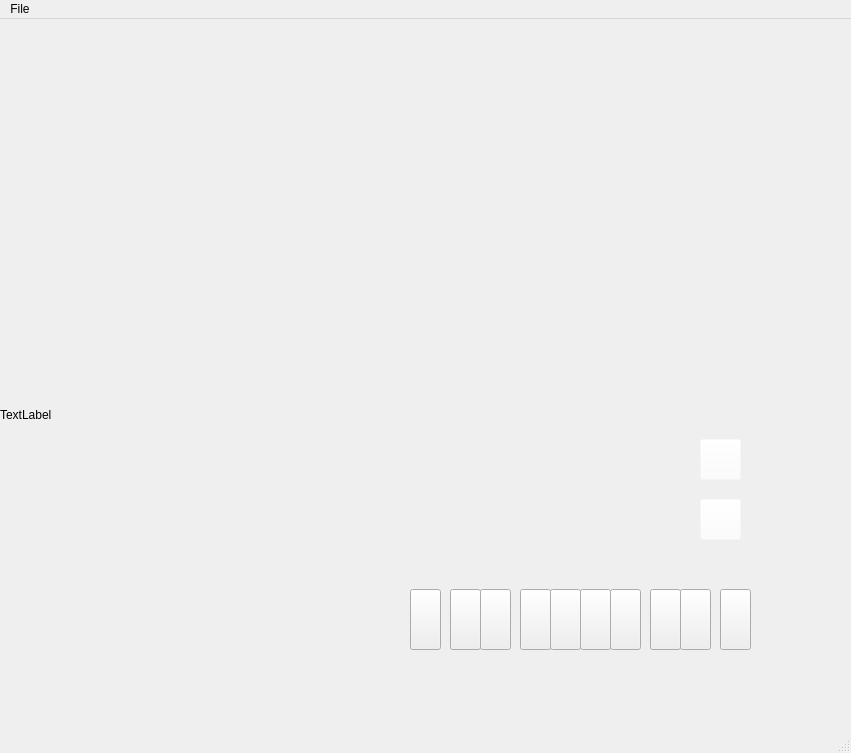
<?xml version="1.0" encoding="UTF-8"?>
<ui version="4.0">
 <class>MainWindow</class>
 <widget class="QMainWindow" name="MainWindow">
  <property name="enabled">
   <bool>true</bool>
  </property>
  <property name="geometry">
   <rect>
    <x>0</x>
    <y>0</y>
    <width>851</width>
    <height>753</height>
   </rect>
  </property>
  <property name="windowTitle">
   <string>MainWindow</string>
  </property>
  <property name="styleSheet">
   <string notr="true"/>
  </property>
  <widget class="QWidget" name="centralwidget">
   <widget class="QPushButton" name="sw9">
    <property name="geometry">
     <rect>
      <x>410</x>
      <y>570</y>
      <width>31</width>
      <height>61</height>
     </rect>
    </property>
    <property name="styleSheet">
     <string notr="true">background-image: url(:/de10 resource/InverseSW.png);</string>
    </property>
    <property name="text">
     <string/>
    </property>
    <property name="checkable">
     <bool>true</bool>
    </property>
    <property name="autoExclusive">
     <bool>true</bool>
    </property>
   </widget>
   <widget class="QPushButton" name="sw8">
    <property name="geometry">
     <rect>
      <x>450</x>
      <y>570</y>
      <width>31</width>
      <height>61</height>
     </rect>
    </property>
    <property name="styleSheet">
     <string notr="true">background-image: url(:/de10 resource/InverseSW.png);</string>
    </property>
    <property name="text">
     <string/>
    </property>
    <property name="checkable">
     <bool>true</bool>
    </property>
   </widget>
   <widget class="QPushButton" name="sw7">
    <property name="geometry">
     <rect>
      <x>480</x>
      <y>570</y>
      <width>31</width>
      <height>61</height>
     </rect>
    </property>
    <property name="styleSheet">
     <string notr="true">background-image: url(:/de10 resource/InverseSW.png);</string>
    </property>
    <property name="text">
     <string/>
    </property>
    <property name="checkable">
     <bool>true</bool>
    </property>
   </widget>
   <widget class="QPushButton" name="sw6">
    <property name="geometry">
     <rect>
      <x>520</x>
      <y>570</y>
      <width>31</width>
      <height>61</height>
     </rect>
    </property>
    <property name="styleSheet">
     <string notr="true">background-image: url(:/de10 resource/InverseSW.png);</string>
    </property>
    <property name="text">
     <string/>
    </property>
    <property name="checkable">
     <bool>true</bool>
    </property>
   </widget>
   <widget class="QPushButton" name="sw5">
    <property name="geometry">
     <rect>
      <x>550</x>
      <y>570</y>
      <width>31</width>
      <height>61</height>
     </rect>
    </property>
    <property name="styleSheet">
     <string notr="true">background-image: url(:/de10 resource/InverseSW.png);</string>
    </property>
    <property name="text">
     <string/>
    </property>
    <property name="checkable">
     <bool>true</bool>
    </property>
   </widget>
   <widget class="QPushButton" name="sw4">
    <property name="geometry">
     <rect>
      <x>580</x>
      <y>570</y>
      <width>31</width>
      <height>61</height>
     </rect>
    </property>
    <property name="styleSheet">
     <string notr="true">background-image: url(:/de10 resource/InverseSW.png);</string>
    </property>
    <property name="text">
     <string/>
    </property>
    <property name="checkable">
     <bool>true</bool>
    </property>
   </widget>
   <widget class="QPushButton" name="sw3">
    <property name="geometry">
     <rect>
      <x>610</x>
      <y>570</y>
      <width>31</width>
      <height>61</height>
     </rect>
    </property>
    <property name="styleSheet">
     <string notr="true">background-image: url(:/de10 resource/InverseSW.png);</string>
    </property>
    <property name="text">
     <string/>
    </property>
    <property name="checkable">
     <bool>true</bool>
    </property>
   </widget>
   <widget class="QPushButton" name="sw2">
    <property name="geometry">
     <rect>
      <x>650</x>
      <y>570</y>
      <width>31</width>
      <height>61</height>
     </rect>
    </property>
    <property name="styleSheet">
     <string notr="true">background-image: url(:/de10 resource/InverseSW.png);</string>
    </property>
    <property name="text">
     <string/>
    </property>
    <property name="checkable">
     <bool>true</bool>
    </property>
   </widget>
   <widget class="QPushButton" name="sw1">
    <property name="geometry">
     <rect>
      <x>680</x>
      <y>570</y>
      <width>31</width>
      <height>61</height>
     </rect>
    </property>
    <property name="styleSheet">
     <string notr="true">background-image: url(:/de10 resource/InverseSW.png);</string>
    </property>
    <property name="text">
     <string/>
    </property>
    <property name="checkable">
     <bool>true</bool>
    </property>
   </widget>
   <widget class="QPushButton" name="sw0">
    <property name="geometry">
     <rect>
      <x>720</x>
      <y>570</y>
      <width>31</width>
      <height>61</height>
     </rect>
    </property>
    <property name="styleSheet">
     <string notr="true">background-image: url(:/de10 resource/InverseSW.png);</string>
    </property>
    <property name="text">
     <string/>
    </property>
    <property name="checkable">
     <bool>true</bool>
    </property>
   </widget>
   <widget class="QPushButton" name="btnkey1">
    <property name="geometry">
     <rect>
      <x>700</x>
      <y>480</y>
      <width>41</width>
      <height>41</height>
     </rect>
    </property>
    <property name="styleSheet">
     <string notr="true">background-image: url(:/de10 resource/clear.png);
background-color: rgba(255, 255, 255, 0);</string>
    </property>
    <property name="text">
     <string/>
    </property>
   </widget>
   <widget class="QPushButton" name="btnkey0">
    <property name="geometry">
     <rect>
      <x>700</x>
      <y>420</y>
      <width>41</width>
      <height>41</height>
     </rect>
    </property>
    <property name="styleSheet">
     <string notr="true">background-image: url(:/de10 resource/clear.png);
background-color: rgba(255, 255, 255, 0);</string>
    </property>
    <property name="text">
     <string/>
    </property>
   </widget>
   <widget class="QLabel" name="label">
    <property name="geometry">
     <rect>
      <x>0</x>
      <y>10</y>
      <width>911</width>
      <height>771</height>
     </rect>
    </property>
    <property name="styleSheet">
     <string notr="true">background-image: url(:/de10 resource/DE10Lite.png);</string>
    </property>
    <property name="text">
     <string>TextLabel</string>
    </property>
   </widget>
   <widget class="QLabel" name="seg1A">
    <property name="geometry">
     <rect>
      <x>90</x>
      <y>550</y>
      <width>31</width>
      <height>41</height>
     </rect>
    </property>
    <property name="styleSheet">
     <string notr="true">image: url(:/de10rs/de10 resource/A.png);</string>
    </property>
    <property name="text">
     <string/>
    </property>
   </widget>
   <widget class="QLabel" name="seg2A">
    <property name="geometry">
     <rect>
      <x>150</x>
      <y>550</y>
      <width>21</width>
      <height>41</height>
     </rect>
    </property>
    <property name="styleSheet">
     <string notr="true">image: url(:/de10rs/de10 resource/A.png);</string>
    </property>
    <property name="text">
     <string/>
    </property>
   </widget>
   <widget class="QLabel" name="seg3A">
    <property name="geometry">
     <rect>
      <x>190</x>
      <y>550</y>
      <width>51</width>
      <height>41</height>
     </rect>
    </property>
    <property name="styleSheet">
     <string notr="true">image: url(:/de10rs/de10 resource/A.png);</string>
    </property>
    <property name="text">
     <string/>
    </property>
   </widget>
   <widget class="QLabel" name="seg4A">
    <property name="geometry">
     <rect>
      <x>250</x>
      <y>550</y>
      <width>41</width>
      <height>41</height>
     </rect>
    </property>
    <property name="styleSheet">
     <string notr="true">image: url(:/de10rs/de10 resource/A.png);</string>
    </property>
    <property name="text">
     <string/>
    </property>
   </widget>
   <widget class="QLabel" name="seg5A">
    <property name="geometry">
     <rect>
      <x>310</x>
      <y>550</y>
      <width>41</width>
      <height>41</height>
     </rect>
    </property>
    <property name="styleSheet">
     <string notr="true">image: url(:/de10rs/de10 resource/A.png);</string>
    </property>
    <property name="text">
     <string/>
    </property>
   </widget>
   <widget class="QLabel" name="seg6A">
    <property name="geometry">
     <rect>
      <x>360</x>
      <y>550</y>
      <width>51</width>
      <height>41</height>
     </rect>
    </property>
    <property name="styleSheet">
     <string notr="true">image: url(:/de10rs/de10 resource/A.png);</string>
    </property>
    <property name="text">
     <string/>
    </property>
   </widget>
   <widget class="QLabel" name="seg1B">
    <property name="geometry">
     <rect>
      <x>100</x>
      <y>570</y>
      <width>31</width>
      <height>31</height>
     </rect>
    </property>
    <property name="styleSheet">
     <string notr="true">image: url(:/de10rs/de10 resource/B.png);</string>
    </property>
    <property name="text">
     <string/>
    </property>
   </widget>
   <widget class="QLabel" name="seg4B">
    <property name="geometry">
     <rect>
      <x>270</x>
      <y>560</y>
      <width>31</width>
      <height>41</height>
     </rect>
    </property>
    <property name="styleSheet">
     <string notr="true">image: url(:/de10rs/de10 resource/B.png);</string>
    </property>
    <property name="text">
     <string/>
    </property>
   </widget>
   <widget class="QLabel" name="seg5B">
    <property name="geometry">
     <rect>
      <x>320</x>
      <y>560</y>
      <width>41</width>
      <height>41</height>
     </rect>
    </property>
    <property name="styleSheet">
     <string notr="true">image: url(:/de10rs/de10 resource/B.png);</string>
    </property>
    <property name="text">
     <string/>
    </property>
   </widget>
   <widget class="QLabel" name="seg6B">
    <property name="geometry">
     <rect>
      <x>370</x>
      <y>570</y>
      <width>51</width>
      <height>31</height>
     </rect>
    </property>
    <property name="styleSheet">
     <string notr="true">image: url(:/de10rs/de10 resource/B.png);</string>
    </property>
    <property name="text">
     <string/>
    </property>
   </widget>
   <widget class="QLabel" name="seg2B">
    <property name="geometry">
     <rect>
      <x>150</x>
      <y>560</y>
      <width>41</width>
      <height>51</height>
     </rect>
    </property>
    <property name="styleSheet">
     <string notr="true">image: url(:/de10rs/de10 resource/B.png);</string>
    </property>
    <property name="text">
     <string/>
    </property>
   </widget>
   <widget class="QLabel" name="seg3B">
    <property name="geometry">
     <rect>
      <x>200</x>
      <y>570</y>
      <width>51</width>
      <height>31</height>
     </rect>
    </property>
    <property name="styleSheet">
     <string notr="true">image: url(:/de10rs/de10 resource/B.png);</string>
    </property>
    <property name="text">
     <string/>
    </property>
   </widget>
   <widget class="QLabel" name="seg5C">
    <property name="geometry">
     <rect>
      <x>319</x>
      <y>589</y>
      <width>41</width>
      <height>41</height>
     </rect>
    </property>
    <property name="styleSheet">
     <string notr="true">image: url(:/de10rs/de10 resource/C.png);</string>
    </property>
    <property name="text">
     <string/>
    </property>
   </widget>
   <widget class="QLabel" name="seg2C">
    <property name="geometry">
     <rect>
      <x>140</x>
      <y>590</y>
      <width>51</width>
      <height>41</height>
     </rect>
    </property>
    <property name="styleSheet">
     <string notr="true">image: url(:/de10rs/de10 resource/C.png);</string>
    </property>
    <property name="text">
     <string/>
    </property>
   </widget>
   <widget class="QLabel" name="seg3C">
    <property name="geometry">
     <rect>
      <x>190</x>
      <y>590</y>
      <width>61</width>
      <height>41</height>
     </rect>
    </property>
    <property name="styleSheet">
     <string notr="true">image: url(:/de10rs/de10 resource/C.png);</string>
    </property>
    <property name="text">
     <string/>
    </property>
   </widget>
   <widget class="QLabel" name="seg4C">
    <property name="geometry">
     <rect>
      <x>260</x>
      <y>590</y>
      <width>41</width>
      <height>41</height>
     </rect>
    </property>
    <property name="styleSheet">
     <string notr="true">image: url(:/de10rs/de10 resource/C.png);</string>
    </property>
    <property name="text">
     <string/>
    </property>
   </widget>
   <widget class="QLabel" name="seg1C">
    <property name="geometry">
     <rect>
      <x>90</x>
      <y>590</y>
      <width>41</width>
      <height>41</height>
     </rect>
    </property>
    <property name="styleSheet">
     <string notr="true">image: url(:/de10rs/de10 resource/C.png);</string>
    </property>
    <property name="text">
     <string/>
    </property>
    <property name="alignment">
     <set>Qt::AlignLeading|Qt::AlignLeft|Qt::AlignVCenter</set>
    </property>
   </widget>
   <widget class="QLabel" name="seg6C">
    <property name="geometry">
     <rect>
      <x>360</x>
      <y>590</y>
      <width>61</width>
      <height>41</height>
     </rect>
    </property>
    <property name="styleSheet">
     <string notr="true">image: url(:/de10rs/de10 resource/C.png);</string>
    </property>
    <property name="text">
     <string/>
    </property>
   </widget>
   <widget class="QLabel" name="seg1D">
    <property name="geometry">
     <rect>
      <x>70</x>
      <y>600</y>
      <width>51</width>
      <height>41</height>
     </rect>
    </property>
    <property name="styleSheet">
     <string notr="true">image: url(:/de10rs/de10 resource/D.png);</string>
    </property>
    <property name="text">
     <string/>
    </property>
    <property name="alignment">
     <set>Qt::AlignLeading|Qt::AlignLeft|Qt::AlignVCenter</set>
    </property>
   </widget>
   <widget class="QLabel" name="seg3D">
    <property name="geometry">
     <rect>
      <x>180</x>
      <y>600</y>
      <width>51</width>
      <height>41</height>
     </rect>
    </property>
    <property name="styleSheet">
     <string notr="true">image: url(:/de10rs/de10 resource/D.png);</string>
    </property>
    <property name="text">
     <string/>
    </property>
   </widget>
   <widget class="QLabel" name="seg6D">
    <property name="geometry">
     <rect>
      <x>350</x>
      <y>600</y>
      <width>51</width>
      <height>41</height>
     </rect>
    </property>
    <property name="styleSheet">
     <string notr="true">image: url(:/de10rs/de10 resource/D.png);</string>
    </property>
    <property name="text">
     <string/>
    </property>
   </widget>
   <widget class="QLabel" name="seg2D">
    <property name="geometry">
     <rect>
      <x>130</x>
      <y>600</y>
      <width>41</width>
      <height>41</height>
     </rect>
    </property>
    <property name="styleSheet">
     <string notr="true">image: url(:/de10rs/de10 resource/D.png);</string>
    </property>
    <property name="text">
     <string/>
    </property>
   </widget>
   <widget class="QLabel" name="seg4D">
    <property name="geometry">
     <rect>
      <x>240</x>
      <y>600</y>
      <width>51</width>
      <height>41</height>
     </rect>
    </property>
    <property name="styleSheet">
     <string notr="true">image: url(:/de10rs/de10 resource/D.png);</string>
    </property>
    <property name="text">
     <string/>
    </property>
   </widget>
   <widget class="QLabel" name="seg5D">
    <property name="geometry">
     <rect>
      <x>300</x>
      <y>600</y>
      <width>51</width>
      <height>41</height>
     </rect>
    </property>
    <property name="styleSheet">
     <string notr="true">image: url(:/de10rs/de10 resource/D.png);</string>
    </property>
    <property name="text">
     <string/>
    </property>
   </widget>
   <widget class="QLabel" name="seg4E">
    <property name="geometry">
     <rect>
      <x>230</x>
      <y>590</y>
      <width>41</width>
      <height>41</height>
     </rect>
    </property>
    <property name="styleSheet">
     <string notr="true">image: url(:/de10rs/de10 resource/E.png);</string>
    </property>
    <property name="text">
     <string/>
    </property>
   </widget>
   <widget class="QLabel" name="seg3E">
    <property name="geometry">
     <rect>
      <x>170</x>
      <y>590</y>
      <width>51</width>
      <height>31</height>
     </rect>
    </property>
    <property name="styleSheet">
     <string notr="true">image: url(:/de10rs/de10 resource/E.png);</string>
    </property>
    <property name="text">
     <string/>
    </property>
   </widget>
   <widget class="QLabel" name="seg1E">
    <property name="geometry">
     <rect>
      <x>60</x>
      <y>590</y>
      <width>41</width>
      <height>41</height>
     </rect>
    </property>
    <property name="styleSheet">
     <string notr="true">image: url(:/de10rs/de10 resource/E.png);</string>
    </property>
    <property name="text">
     <string/>
    </property>
    <property name="alignment">
     <set>Qt::AlignLeading|Qt::AlignLeft|Qt::AlignVCenter</set>
    </property>
   </widget>
   <widget class="QLabel" name="seg6E">
    <property name="geometry">
     <rect>
      <x>340</x>
      <y>590</y>
      <width>51</width>
      <height>41</height>
     </rect>
    </property>
    <property name="styleSheet">
     <string notr="true">image: url(:/de10rs/de10 resource/E.png);</string>
    </property>
    <property name="text">
     <string/>
    </property>
   </widget>
   <widget class="QLabel" name="seg5E">
    <property name="geometry">
     <rect>
      <x>280</x>
      <y>590</y>
      <width>61</width>
      <height>41</height>
     </rect>
    </property>
    <property name="styleSheet">
     <string notr="true">image: url(:/de10rs/de10 resource/E.png);</string>
    </property>
    <property name="text">
     <string/>
    </property>
   </widget>
   <widget class="QLabel" name="seg2E">
    <property name="enabled">
     <bool>true</bool>
    </property>
    <property name="geometry">
     <rect>
      <x>120</x>
      <y>590</y>
      <width>41</width>
      <height>31</height>
     </rect>
    </property>
    <property name="styleSheet">
     <string notr="true">image: url(:/de10rs/de10 resource/E.png);</string>
    </property>
    <property name="text">
     <string/>
    </property>
   </widget>
   <widget class="QLabel" name="seg4F">
    <property name="geometry">
     <rect>
      <x>230</x>
      <y>560</y>
      <width>51</width>
      <height>41</height>
     </rect>
    </property>
    <property name="styleSheet">
     <string notr="true">image: url(:/de10rs/de10 resource/F.png);</string>
    </property>
    <property name="text">
     <string/>
    </property>
   </widget>
   <widget class="QLabel" name="seg3F">
    <property name="geometry">
     <rect>
      <x>170</x>
      <y>560</y>
      <width>61</width>
      <height>41</height>
     </rect>
    </property>
    <property name="styleSheet">
     <string notr="true">image: url(:/de10rs/de10 resource/F.png);</string>
    </property>
    <property name="text">
     <string/>
    </property>
   </widget>
   <widget class="QLabel" name="seg1F">
    <property name="geometry">
     <rect>
      <x>60</x>
      <y>570</y>
      <width>51</width>
      <height>31</height>
     </rect>
    </property>
    <property name="styleSheet">
     <string notr="true">image: url(:/de10rs/de10 resource/F.png);</string>
    </property>
    <property name="text">
     <string/>
    </property>
    <property name="alignment">
     <set>Qt::AlignLeading|Qt::AlignLeft|Qt::AlignVCenter</set>
    </property>
   </widget>
   <widget class="QLabel" name="seg2F">
    <property name="enabled">
     <bool>true</bool>
    </property>
    <property name="geometry">
     <rect>
      <x>120</x>
      <y>560</y>
      <width>51</width>
      <height>41</height>
     </rect>
    </property>
    <property name="styleSheet">
     <string notr="true">image: url(:/de10rs/de10 resource/F.png);</string>
    </property>
    <property name="text">
     <string/>
    </property>
   </widget>
   <widget class="QLabel" name="seg5F">
    <property name="geometry">
     <rect>
      <x>280</x>
      <y>560</y>
      <width>71</width>
      <height>41</height>
     </rect>
    </property>
    <property name="styleSheet">
     <string notr="true">image: url(:/de10rs/de10 resource/F.png);</string>
    </property>
    <property name="text">
     <string/>
    </property>
   </widget>
   <widget class="QLabel" name="seg6F">
    <property name="geometry">
     <rect>
      <x>340</x>
      <y>570</y>
      <width>61</width>
      <height>31</height>
     </rect>
    </property>
    <property name="styleSheet">
     <string notr="true">image: url(:/de10rs/de10 resource/F.png);</string>
    </property>
    <property name="text">
     <string/>
    </property>
   </widget>
   <widget class="QLabel" name="seg3G">
    <property name="geometry">
     <rect>
      <x>180</x>
      <y>580</y>
      <width>61</width>
      <height>31</height>
     </rect>
    </property>
    <property name="styleSheet">
     <string notr="true">image: url(:/de10rs/de10 resource/G.png);</string>
    </property>
    <property name="text">
     <string/>
    </property>
   </widget>
   <widget class="QLabel" name="seg6G">
    <property name="geometry">
     <rect>
      <x>350</x>
      <y>580</y>
      <width>61</width>
      <height>31</height>
     </rect>
    </property>
    <property name="styleSheet">
     <string notr="true">image: url(:/de10rs/de10 resource/G.png);</string>
    </property>
    <property name="text">
     <string/>
    </property>
   </widget>
   <widget class="QLabel" name="seg4G">
    <property name="geometry">
     <rect>
      <x>240</x>
      <y>580</y>
      <width>51</width>
      <height>31</height>
     </rect>
    </property>
    <property name="styleSheet">
     <string notr="true">image: url(:/de10rs/de10 resource/G.png);</string>
    </property>
    <property name="text">
     <string/>
    </property>
   </widget>
   <widget class="QLabel" name="seg5G">
    <property name="geometry">
     <rect>
      <x>290</x>
      <y>580</y>
      <width>71</width>
      <height>31</height>
     </rect>
    </property>
    <property name="styleSheet">
     <string notr="true">image: url(:/de10rs/de10 resource/G.png);</string>
    </property>
    <property name="text">
     <string/>
    </property>
   </widget>
   <widget class="QLabel" name="seg2G">
    <property name="enabled">
     <bool>true</bool>
    </property>
    <property name="geometry">
     <rect>
      <x>130</x>
      <y>580</y>
      <width>51</width>
      <height>31</height>
     </rect>
    </property>
    <property name="styleSheet">
     <string notr="true">image: url(:/de10rs/de10 resource/G.png);</string>
    </property>
    <property name="text">
     <string/>
    </property>
   </widget>
   <widget class="QLabel" name="seg1G">
    <property name="geometry">
     <rect>
      <x>70</x>
      <y>580</y>
      <width>61</width>
      <height>31</height>
     </rect>
    </property>
    <property name="styleSheet">
     <string notr="true">image: url(:/de10rs/de10 resource/G.png);</string>
    </property>
    <property name="text">
     <string/>
    </property>
    <property name="alignment">
     <set>Qt::AlignLeading|Qt::AlignLeft|Qt::AlignVCenter</set>
    </property>
   </widget>
   <widget class="QLabel" name="ledR0">
    <property name="geometry">
     <rect>
      <x>710</x>
      <y>540</y>
      <width>41</width>
      <height>21</height>
     </rect>
    </property>
    <property name="styleSheet">
     <string notr="true">image: url(:/de10 resource/led.png);</string>
    </property>
    <property name="text">
     <string/>
    </property>
   </widget>
   <widget class="QLabel" name="ledR1">
    <property name="geometry">
     <rect>
      <x>670</x>
      <y>540</y>
      <width>51</width>
      <height>21</height>
     </rect>
    </property>
    <property name="styleSheet">
     <string notr="true">image: url(:/de10 resource/led.png);</string>
    </property>
    <property name="text">
     <string/>
    </property>
   </widget>
   <widget class="QLabel" name="ledR2">
    <property name="geometry">
     <rect>
      <x>640</x>
      <y>540</y>
      <width>51</width>
      <height>21</height>
     </rect>
    </property>
    <property name="styleSheet">
     <string notr="true">image: url(:/de10 resource/led.png);</string>
    </property>
    <property name="text">
     <string/>
    </property>
   </widget>
   <widget class="QLabel" name="ledR9">
    <property name="geometry">
     <rect>
      <x>400</x>
      <y>540</y>
      <width>51</width>
      <height>21</height>
     </rect>
    </property>
    <property name="styleSheet">
     <string notr="true">image: url(:/de10 resource/led.png);</string>
    </property>
    <property name="text">
     <string/>
    </property>
   </widget>
   <widget class="QLabel" name="ledR8">
    <property name="geometry">
     <rect>
      <x>430</x>
      <y>540</y>
      <width>61</width>
      <height>21</height>
     </rect>
    </property>
    <property name="styleSheet">
     <string notr="true">image: url(:/de10 resource/led.png);</string>
    </property>
    <property name="text">
     <string/>
    </property>
   </widget>
   <widget class="QLabel" name="ledR7">
    <property name="geometry">
     <rect>
      <x>470</x>
      <y>540</y>
      <width>51</width>
      <height>21</height>
     </rect>
    </property>
    <property name="styleSheet">
     <string notr="true">image: url(:/de10 resource/led.png);</string>
    </property>
    <property name="text">
     <string/>
    </property>
   </widget>
   <widget class="QLabel" name="ledR6">
    <property name="geometry">
     <rect>
      <x>500</x>
      <y>540</y>
      <width>61</width>
      <height>21</height>
     </rect>
    </property>
    <property name="styleSheet">
     <string notr="true">image: url(:/de10 resource/led.png);</string>
    </property>
    <property name="text">
     <string/>
    </property>
   </widget>
   <widget class="QLabel" name="ledR5">
    <property name="geometry">
     <rect>
      <x>530</x>
      <y>540</y>
      <width>61</width>
      <height>21</height>
     </rect>
    </property>
    <property name="styleSheet">
     <string notr="true">image: url(:/de10 resource/led.png);</string>
    </property>
    <property name="text">
     <string/>
    </property>
   </widget>
   <widget class="QLabel" name="ledR4">
    <property name="geometry">
     <rect>
      <x>570</x>
      <y>540</y>
      <width>51</width>
      <height>21</height>
     </rect>
    </property>
    <property name="styleSheet">
     <string notr="true">image: url(:/de10 resource/led.png);</string>
    </property>
    <property name="text">
     <string/>
    </property>
   </widget>
   <widget class="QLabel" name="ledR3">
    <property name="geometry">
     <rect>
      <x>600</x>
      <y>540</y>
      <width>61</width>
      <height>21</height>
     </rect>
    </property>
    <property name="styleSheet">
     <string notr="true">image: url(:/de10 resource/led.png);</string>
    </property>
    <property name="text">
     <string/>
    </property>
   </widget>
   <widget class="QLabel" name="seg1H">
    <property name="geometry">
     <rect>
      <x>90</x>
      <y>610</y>
      <width>61</width>
      <height>41</height>
     </rect>
    </property>
    <property name="styleSheet">
     <string notr="true">image: url(:/de10rs/de10 resource/H.png);</string>
    </property>
    <property name="text">
     <string/>
    </property>
   </widget>
   <widget class="QLabel" name="seg2H">
    <property name="geometry">
     <rect>
      <x>140</x>
      <y>610</y>
      <width>71</width>
      <height>41</height>
     </rect>
    </property>
    <property name="styleSheet">
     <string notr="true">image: url(:/de10rs/de10 resource/H.png);</string>
    </property>
    <property name="text">
     <string/>
    </property>
   </widget>
   <widget class="QLabel" name="seg3H">
    <property name="geometry">
     <rect>
      <x>200</x>
      <y>610</y>
      <width>71</width>
      <height>41</height>
     </rect>
    </property>
    <property name="styleSheet">
     <string notr="true">image: url(:/de10rs/de10 resource/H.png);</string>
    </property>
    <property name="text">
     <string/>
    </property>
   </widget>
   <widget class="QLabel" name="seg4H">
    <property name="geometry">
     <rect>
      <x>250</x>
      <y>610</y>
      <width>81</width>
      <height>41</height>
     </rect>
    </property>
    <property name="styleSheet">
     <string notr="true">image: url(:/de10rs/de10 resource/H.png);</string>
    </property>
    <property name="text">
     <string/>
    </property>
   </widget>
   <widget class="QLabel" name="seg5H">
    <property name="geometry">
     <rect>
      <x>310</x>
      <y>610</y>
      <width>81</width>
      <height>41</height>
     </rect>
    </property>
    <property name="styleSheet">
     <string notr="true">image: url(:/de10rs/de10 resource/H.png);</string>
    </property>
    <property name="text">
     <string/>
    </property>
   </widget>
   <widget class="QLabel" name="seg6H">
    <property name="geometry">
     <rect>
      <x>360</x>
      <y>610</y>
      <width>81</width>
      <height>41</height>
     </rect>
    </property>
    <property name="styleSheet">
     <string notr="true">image: url(:/de10rs/de10 resource/H.png);</string>
    </property>
    <property name="text">
     <string/>
    </property>
   </widget>
   <zorder>label</zorder>
   <zorder>sw9</zorder>
   <zorder>sw8</zorder>
   <zorder>sw7</zorder>
   <zorder>sw6</zorder>
   <zorder>sw5</zorder>
   <zorder>sw4</zorder>
   <zorder>sw3</zorder>
   <zorder>sw2</zorder>
   <zorder>sw1</zorder>
   <zorder>sw0</zorder>
   <zorder>btnkey1</zorder>
   <zorder>btnkey0</zorder>
   <zorder>seg1A</zorder>
   <zorder>seg2A</zorder>
   <zorder>seg3A</zorder>
   <zorder>seg4A</zorder>
   <zorder>seg5A</zorder>
   <zorder>seg6A</zorder>
   <zorder>seg1B</zorder>
   <zorder>seg4B</zorder>
   <zorder>seg5B</zorder>
   <zorder>seg6B</zorder>
   <zorder>seg2B</zorder>
   <zorder>seg3B</zorder>
   <zorder>seg5C</zorder>
   <zorder>seg2C</zorder>
   <zorder>seg3C</zorder>
   <zorder>seg4C</zorder>
   <zorder>seg1C</zorder>
   <zorder>seg6C</zorder>
   <zorder>seg1D</zorder>
   <zorder>seg3D</zorder>
   <zorder>seg6D</zorder>
   <zorder>seg2D</zorder>
   <zorder>seg4D</zorder>
   <zorder>seg5D</zorder>
   <zorder>seg4E</zorder>
   <zorder>seg3E</zorder>
   <zorder>seg1E</zorder>
   <zorder>seg6E</zorder>
   <zorder>seg5E</zorder>
   <zorder>seg2E</zorder>
   <zorder>seg4F</zorder>
   <zorder>seg3F</zorder>
   <zorder>seg1F</zorder>
   <zorder>seg2F</zorder>
   <zorder>seg5F</zorder>
   <zorder>seg6F</zorder>
   <zorder>seg3G</zorder>
   <zorder>seg6G</zorder>
   <zorder>seg4G</zorder>
   <zorder>seg5G</zorder>
   <zorder>seg2G</zorder>
   <zorder>seg1G</zorder>
   <zorder>ledR0</zorder>
   <zorder>ledR1</zorder>
   <zorder>ledR2</zorder>
   <zorder>ledR9</zorder>
   <zorder>ledR8</zorder>
   <zorder>ledR7</zorder>
   <zorder>ledR6</zorder>
   <zorder>ledR5</zorder>
   <zorder>ledR4</zorder>
   <zorder>ledR3</zorder>
   <zorder>seg1H</zorder>
   <zorder>seg2H</zorder>
   <zorder>seg3H</zorder>
   <zorder>seg4H</zorder>
   <zorder>seg5H</zorder>
   <zorder>seg6H</zorder>
  </widget>
  <widget class="QMenuBar" name="menubar">
   <property name="geometry">
    <rect>
     <x>0</x>
     <y>0</y>
     <width>851</width>
     <height>17</height>
    </rect>
   </property>
   <widget class="QMenu" name="menuFile">
    <property name="title">
     <string>File</string>
    </property>
   </widget>
   <addaction name="menuFile"/>
  </widget>
  <widget class="QStatusBar" name="statusbar"/>
 </widget>
 <resources/>
 <connections/>
</ui>
